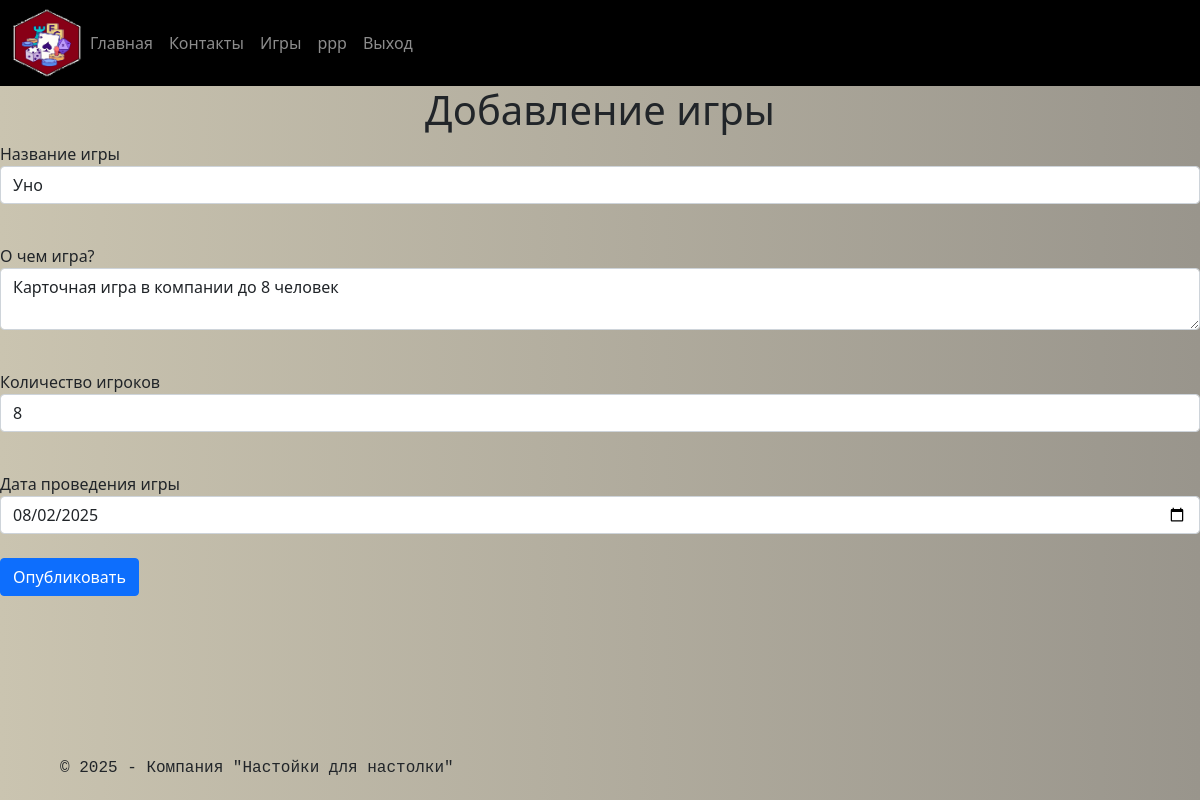
The app's page /gamesplay/5 (signed in) with its own data.
### data/users.py (models this page shows, shortened)
class Player(SqlAlchemyBase, UserMixin, SerializerMixin):
    __tablename__ = 'players'
    id = sqlalchemy.Column(sqlalchemy.Integer,
                           primary_key=True, autoincrement=True)
    name = sqlalchemy.Column(sqlalchemy.String, nullable=True)
    about = sqlalchemy.Column(sqlalchemy.String, nullable=True)
    email = sqlalchemy.Column(sqlalchemy.String, unique=True,
                              index=True, nullable=True)
    hashed_password = sqlalchemy.Column(sqlalchemy.String,
                                        nullable=True)
    level = sqlalchemy.Column(sqlalchemy.Integer, default=False,
                           autoincrement=True)
    create_date = sqlalchemy.Column(sqlalchemy.DateTime,
                                    default=datetime.datetime.now())
    games = orm.relationship("Games", back_populates='owner', lazy="joined")
    teams = orm.relationship("Teams", back_populates='owner', lazy="joined")

### data/games.py (models this page shows, shortened)
class Games(SqlAlchemyBase, SerializerMixin):
    __tablename__ = 'boardgames'
    id = sqlalchemy.Column(sqlalchemy.Integer,
                           primary_key=True, autoincrement=True)
    name_game = sqlalchemy.Column(sqlalchemy.String, nullable=True)
    content = sqlalchemy.Column(sqlalchemy.String, nullable=True)
    event_date = sqlalchemy.Column(sqlalchemy.DateTime)
    create_date = sqlalchemy.Column(sqlalchemy.DateTime,
                                    default=datetime.now())
    count_players = sqlalchemy.Column(sqlalchemy.Integer, nullable=True)
    owner_id = sqlalchemy.Column(sqlalchemy.Integer,
                                sqlalchemy.ForeignKey("players.id"))
    owner = orm.relationship('Player', back_populates="games")

### main.py (the view, shortened to what this page needs)
@app.route('/gamesplay/<int:id_num>', methods=['POST', 'GET'])
@login_required
def edit_game(id_num):
    form = GamesForm()
    if request.method == 'GET':
        db_sess = db_session.create_session()
        game = db_sess.query(Games).filter(
            Games.id == id_num, Games.owner == current_user
        ).first()
        if game:
            form.name_game.data = game.name_game
            form.content.data = game.content
            form.event_date.data  = game.event_date
            form.count_players.data = game.count_players
        else:
            abort(404)
    return render_template('/gamesplay.html', title='Редактирование новости', form=form)

### forms/boardgames.py
class GamesForm(FlaskForm):
    name_game = StringField('Название игры', validators=[DataRequired('Введите название игры')])
    content = TextAreaField('О чем игра?')
    event_date = DateField('Дата проведения игры', widget=DateInput())
    count_players = IntegerField('Количество игроков', widget=NumberInput())
    submit = SubmitField('Опубликовать')

### data/db_session.py (called while the page is built)
def create_session() -> Session:
    global __factory
    return __factory()

### main.py (called while the page is built)
@login_manager.user_loader
def load_user(user_id):
    db_sess = db_session.create_session()
    return db_sess.get(Player, user_id)

### templates/gamesplay.html (shortened to what this page needs)
{% extends "base.html" %}
{% block content %}
<h1>Добавление игры</h1>
<form action="" method="post">
    <p>
        {{ form.name_game.label }}<br>
        {{ form.name_game(class="form-control") }}<br>
    </p>
    <p>
        {{ form.content.label }}<br>
        {{ form.content(class="form-control") }}<br>
    </p>
        {{ form.count_players.label }}<br>
        {{ form.count_players(class="form-control") }}<br>
        {{ form.event_date.label }}<br>
        {{ form.event_date(class="form-control") }}<br>
    <p>{{ form.submit(type="submit", class="btn btn-primary") }}</p>
</form>
{% endblock %}

### templates/base.html (shortened to what this page needs)
<!doctype html>
<html lang="ru">
<head>
    <link href="https://cdn.jsdelivr.net/npm/bootstrap@5.0.2/dist/css/bootstrap.min.css" rel="stylesheet"
>
    <link rel="stylesheet" href="{{url_for('static', filename='css/style.css')}}">
</head>
<body>
<header class="navbar navbar-expand-md navbar-dark bd-navbar">
    <nav class="container-xxl flex-wrap flex-md-nowrap" aria-label="Main navigation">
        <div class="collapse navbar-collapse" id="bdNavbar">
            <img src="/static/img/ikon.jpg" alt="" width="70" height="70">
            <ul class="navbar-nav flex-row flex-wrap bd-navbar-nav pt-2 py-md-0">
                <li class="nav-item col-6 col-md-auto">
                    <a href="/" class="nav-link p-2 ">Главная</a>
                </li>
                <li class="nav-item col-6 col-md-auto">
                    <a href="/contacts" class="nav-link p-2 ">Контакты</a>
                </li>
                <li class="nav-item col-6 col-md-auto">
                    <a href="/boardgames" class="nav-link p-2 ">Игры</a>
                </li>
                {% if current_user.is_authenticated %}
                <li class="nav-item col-6 col-md-auto">
                    <a href="/personal-page" class="nav-link p-2 ">{{current_user.name}}</a>
                <li class="nav-item col-6 col-md-auto">
                    <a href="/logout" class="nav-link p-2 ">Выход</a>
                </li>
                    {% else %}
                    <a href="/login" class="nav-link p-2 ">Авторизация</a>
                </li>
                <li class="nav-item col-6 col-md-auto">
                    <a href="/register" class="nav-link p-2 ">Регистрация</a>
                </li>
                {% endif %}
            </ul>
        </div>
    </nav>
</header>
<div class="row">
    <main>
        {% block content %}{% endblock %}
    </main>
</div>
<p>&nbsp;</p>
<div class="fixed-bottom padding-left position_on_page">
    <footer class="bg-black text-grey text-left py-1 font-monospace">
        <p>&copy; 2025 &dash; Компания "Настойки для настолки"</p>
    </footer>
</div>
</body>
</html>

### static/css/style.css (style rules this page uses)
h1, h2, h3 { text-align: center; }
.position_on_page { margin-left: 30px; padding-left: 30px; }
body { margin: 0; background: linear-gradient(to right, #CAC4B0, #99958C); }
.bd-navbar { padding: .50rem 0; background-color: #000000; }

### records on screen
Player: name "ppp"
Games: name_game "Уно", content "Карточная игра в компании до 8 человек", count_players "8", event_date "08/02/2025"
